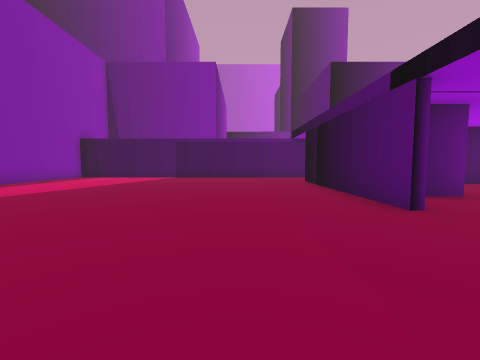
view 1 (above)

23 first-person views from a walk through a Godot game level. The camera is 1.4 m above the floor, tilts 4° down and sees 90° across. The floor is counted in squares, 2 m on a side. Each view is taken from the middle of a square. On the plan, view 1 faces up. The plan holds only what a view shows up to about 9 squares ahead; the rest is blank. The place goes on beyond the plan. Some surface patterns are stand-ins.

view 2
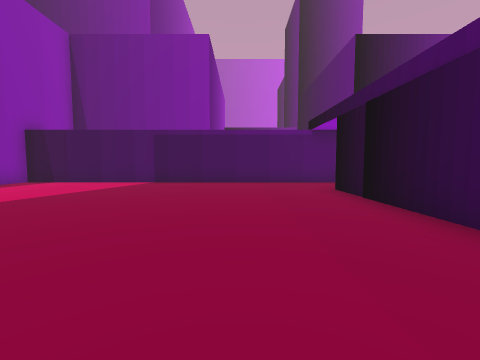

view 3
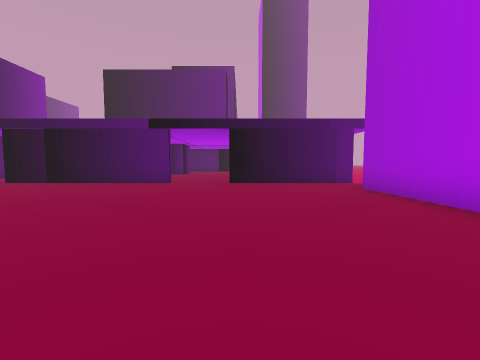

view 4
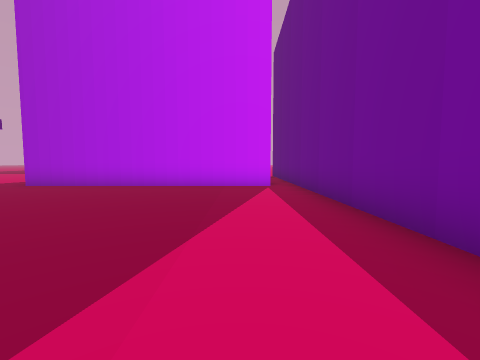

view 5
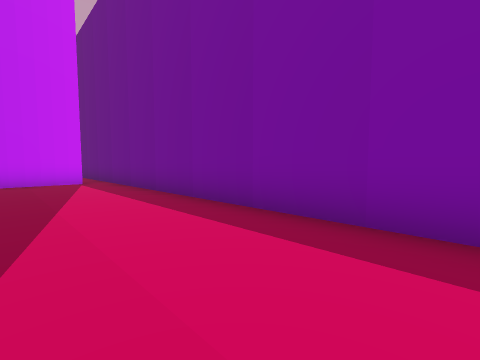

view 6
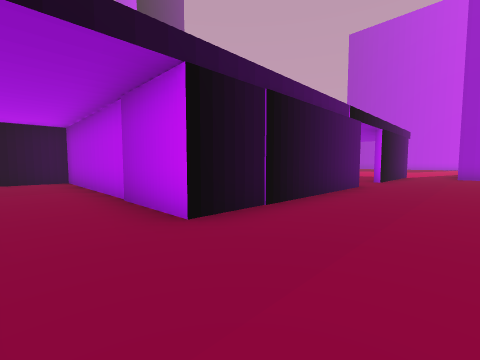

view 7
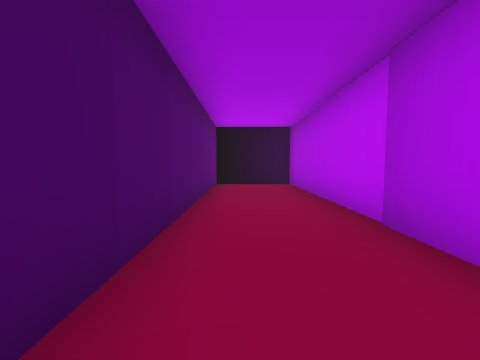

view 8
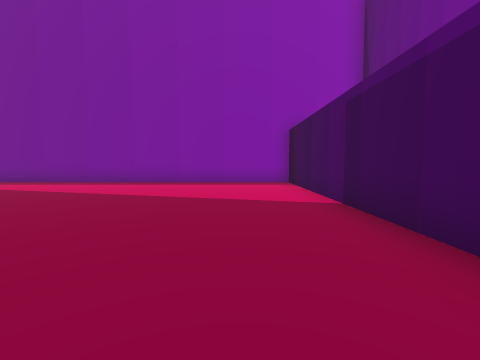

view 9
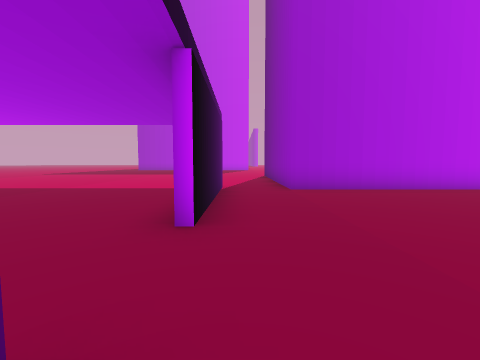

view 10
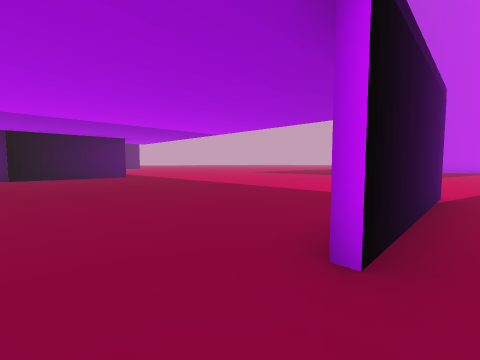

view 11
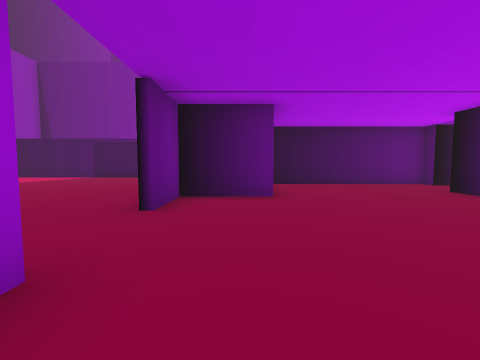

view 12
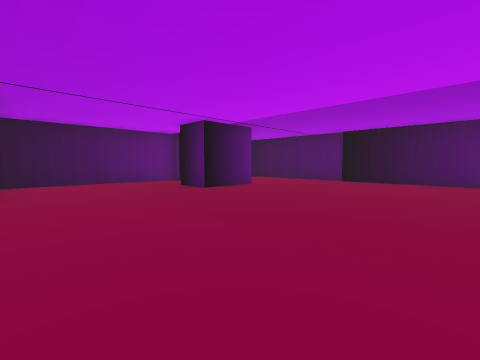

view 13
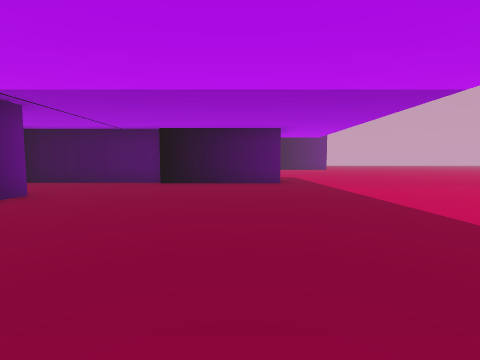

view 14
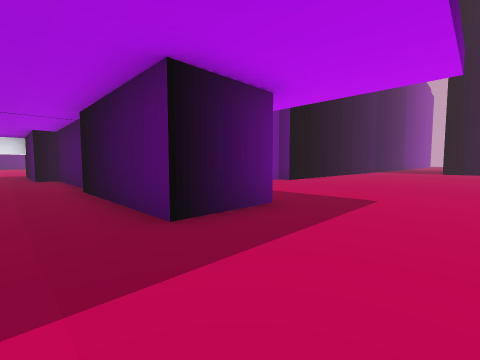

view 15
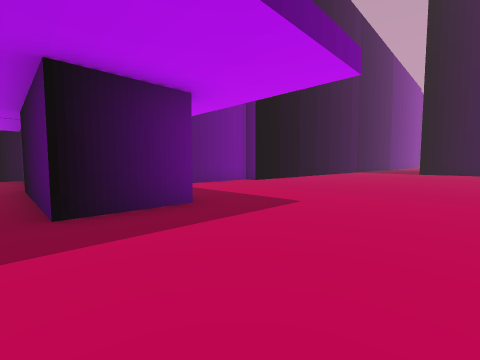

view 16
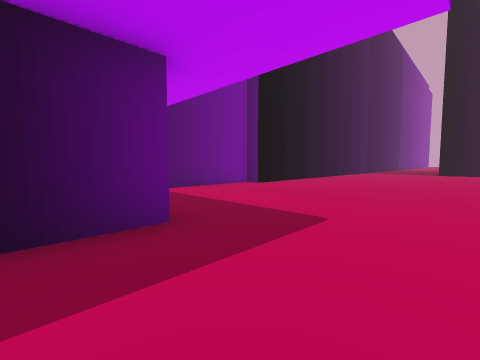

view 17
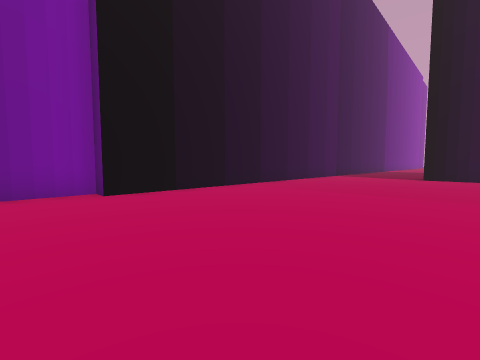

view 18
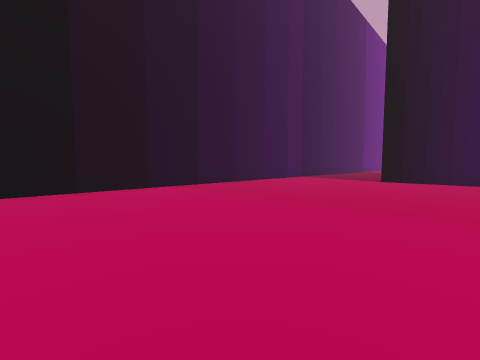

view 19
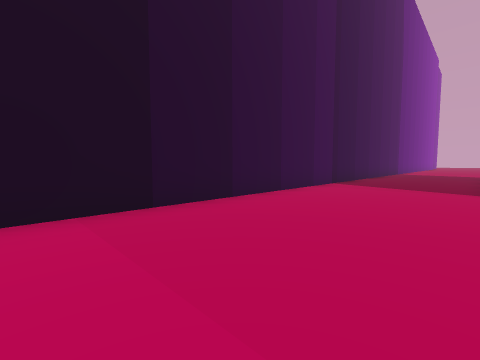

view 20
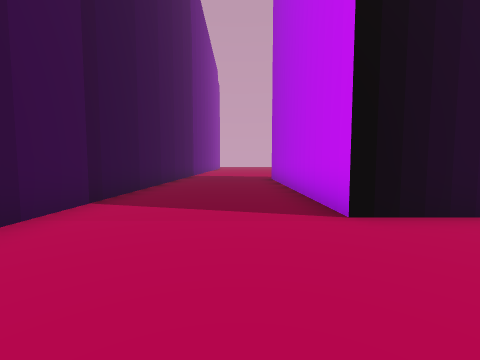

view 21
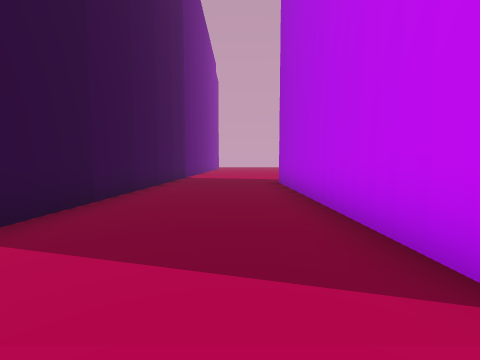

view 22
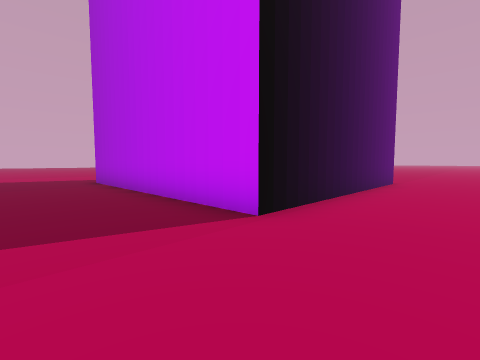

view 23
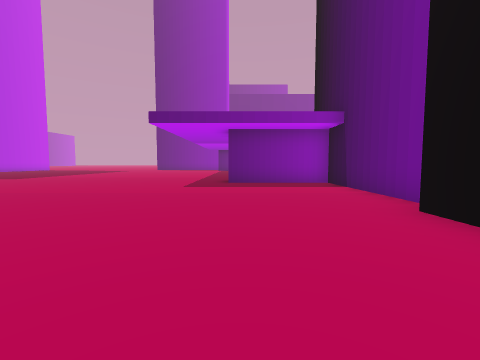

### Floor plan
Points are (right, up) in squares from view 1. A wall is a line through its corners. A room is listed if a view was taken in it or the views show most of it. See-through windows are left out.
Room 1 (views 1, 2, 3, 4, 5, 6, 7, 8, 9, 10)
walls: (2.5, 3.4) (2.5, 9.4) (10.1, 9.4) (10.1, 11.8) (-7.8, 11.8) (-7.8, -4); (-7, -2.4) (0.6, -2.4) (0.6, -3.5); (2.5, -3) (2.5, 1.4)
ways out: opening at (1.5, -2.5) to room 2; opening at (3, 2.5) to room 2
Room 2 (views 11, 12, 13, 14, 15, 16, 17, 18, 19, 20, 21, 22, 23)
walls: (14.6, 2.8) (14.6, 7.6) (13.9, 7.6); (21.5, 2.2) (16.4, 2.2) (16.4, -1.4) (14.4, -1.4) (14.4, 2.9); (11.1, 4.6) (9.1, 4.6) (9.1, 5.9); (10.8, 7.6) (10.1, 7.6); (10.1, 8.1) (4.9, 8.1); (4.8, 5) (2.7, 5) (2.7, 3.5); (32.1, -5.5) (32.1, -2.4) (39.5, -2.4); (0.6, -3.5) (0.6, -4.9); (39.5, 1.6) (21.5, 1.6)
ways out: opening at (1.5, -2.5) to room 1; opening at (3, 2.5) to room 1; opening at (13, 8)

Positions as (right, up) in squares from view 1, and headings:
1: (0, 0), facing up
2: (0, 3), facing up
3: (-6, 1), facing right
4: (-6, 5), facing down
5: (-5, 7), facing down-left
6: (0, 11), facing down-right
7: (2, 11), facing right
8: (1, 10), facing left
9: (2, 4), facing down
10: (2, 3), facing down-right
11: (4, 0), facing up
12: (5, -1), facing up-right
13: (6, 0), facing right
14: (13, -4), facing up-right
15: (14, -5), facing up-right
16: (15, -4), facing up-right
17: (20, -4), facing up-right
18: (22, -5), facing up-right
19: (25, -2), facing up-right
20: (29, -1), facing right
21: (31, -1), facing right
22: (30, 0), facing down-right
23: (25, -1), facing left
